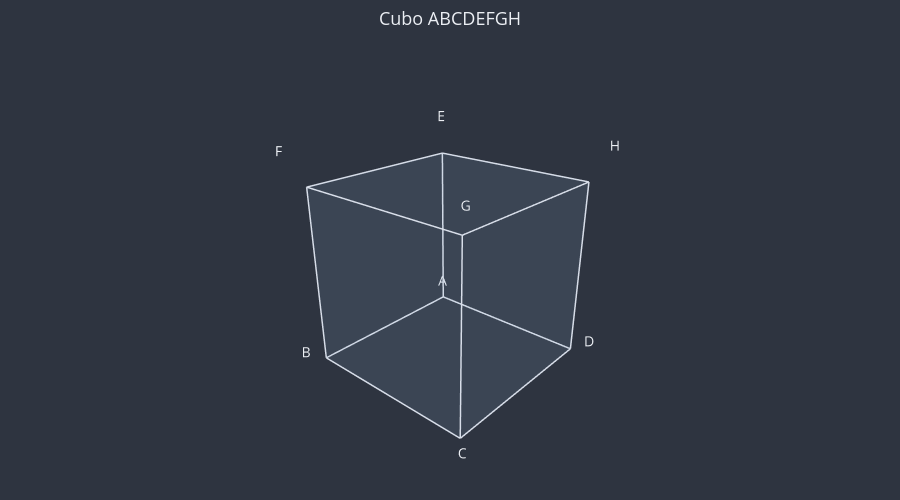

Notebook source saved alongside this figure:
### Markdown cell above
Use o cubo abaixo para o Exercício 2. Gire a figura à vontade!

### Code cell
fig = u3d.criar_figura(titulo="Cubo ABCDEFGH")
fig = u3d.desenhar_cubo(fig)
u3d.mostrar(fig)

### Figure 1 — Plotly figure (JSON) as saved in the notebook; plotly's stock layout.template omitted (floating-point values rounded to 4 significant figures)
{"data": [{"color": "#81A1C1", "hoverinfo": "skip", "i": [0, 0, 4, 4, 0, 0, 1, 1, 2, 2, 3, 3], "j": [1, 2, 5, 6, 1, 5, 2, 6, 3, 7, 0, 4], "k": [2, 3, 6, 7, 5, 4, 6, 5, 7, 6, 4, 7], "lighting": {"ambient": 1, "diffuse": 0, "fresnel": 0, "specular": 0}, "opacity": 0.08, "type": "mesh3d", "x": [0.0, 2.0, 2.0, 0.0, 0.0, 2.0, 2.0, 0.0], "y": [0.0, 0.0, 2.0, 2.0, 0.0, 0.0, 2.0, 2.0], "z": [0.0, 0.0, 0.0, 0.0, 2.0, 2.0, 2.0, 2.0]}, {"hoverinfo": "skip", "line": {"color": "#D8DEE9", "dash": "solid", "width": 3}, "mode": "lines", "type": "scatter3d", "x": [0, 2], "y": [0, 0], "z": [0, 0]}, {"hoverinfo": "skip", "line": {"color": "#D8DEE9", "dash": "solid", "width": 3}, "mode": "lines", "type": "scatter3d", "x": [2, 2], "y": [0, 2], "z": [0, 0]}, {"hoverinfo": "skip", "line": {"color": "#D8DEE9", "dash": "solid", "width": 3}, "mode": "lines", "type": "scatter3d", "x": [2, 0], "y": [2, 2], "z": [0, 0]}, {"hoverinfo": "skip", "line": {"color": "#D8DEE9", "dash": "solid", "width": 3}, "mode": "lines", "type": "scatter3d", "x": [0, 0], "y": [2, 0], "z": [0, 0]}, {"hoverinfo": "skip", "line": {"color": "#D8DEE9", "dash": "solid", "width": 3}, "mode": "lines", "type": "scatter3d", "x": [0, 2], "y": [0, 0], "z": [2, 2]}, {"hoverinfo": "skip", "line": {"color": "#D8DEE9", "dash": "solid", "width": 3}, "mode": "lines", "type": "scatter3d", "x": [2, 2], "y": [0, 2], "z": [2, 2]}, {"hoverinfo": "skip", "line": {"color": "#D8DEE9", "dash": "solid", "width": 3}, "mode": "lines", "type": "scatter3d", "x": [2, 0], "y": [2, 2], "z": [2, 2]}, {"hoverinfo": "skip", "line": {"color": "#D8DEE9", "dash": "solid", "width": 3}, "mode": "lines", "type": "scatter3d", "x": [0, 0], "y": [2, 0], "z": [2, 2]}, {"hoverinfo": "skip", "line": {"color": "#D8DEE9", "dash": "solid", "width": 3}, "mode": "lines", "type": "scatter3d", "x": [0, 0], "y": [0, 0], "z": [0, 2]}, {"hoverinfo": "skip", "line": {"color": "#D8DEE9", "dash": "solid", "width": 3}, "mode": "lines", "type": "scatter3d", "x": [2, 2], "y": [0, 0], "z": [0, 2]}, {"hoverinfo": "skip", "line": {"color": "#D8DEE9", "dash": "solid", "width": 3}, "mode": "lines", "type": "scatter3d", "x": [2, 2], "y": [2, 2], "z": [0, 2]}, {"hoverinfo": "skip", "line": {"color": "#D8DEE9", "dash": "solid", "width": 3}, "mode": "lines", "type": "scatter3d", "x": [0, 0], "y": [2, 2], "z": [0, 2]}, {"hoverinfo": "skip", "mode": "text", "text": ["A"], "textfont": {"color": "#ECEFF4", "size": 14}, "type": "scatter3d", "x": [-0.1732], "y": [-0.1732], "z": [-0.1732]}, {"hoverinfo": "skip", "mode": "text", "text": ["B"], "textfont": {"color": "#ECEFF4", "size": 14}, "type": "scatter3d", "x": [2.173], "y": [-0.1732], "z": [-0.1732]}, {"hoverinfo": "skip", "mode": "text", "text": ["C"], "textfont": {"color": "#ECEFF4", "size": 14}, "type": "scatter3d", "x": [2.173], "y": [2.173], "z": [-0.1732]}, {"hoverinfo": "skip", "mode": "text", "text": ["D"], "textfont": {"color": "#ECEFF4", "size": 14}, "type": "scatter3d", "x": [-0.1732], "y": [2.173], "z": [-0.1732]}, {"hoverinfo": "skip", "mode": "text", "text": ["E"], "textfont": {"color": "#ECEFF4", "size": 14}, "type": "scatter3d", "x": [-0.1732], "y": [-0.1732], "z": [2.173]}, {"hoverinfo": "skip", "mode": "text", "text": ["F"], "textfont": {"color": "#ECEFF4", "size": 14}, "type": "scatter3d", "x": [2.173], "y": [-0.1732], "z": [2.173]}, {"hoverinfo": "skip", "mode": "text", "text": ["G"], "textfont": {"color": "#ECEFF4", "size": 14}, "type": "scatter3d", "x": [2.173], "y": [2.173], "z": [2.173]}, {"hoverinfo": "skip", "mode": "text", "text": ["H"], "textfont": {"color": "#ECEFF4", "size": 14}, "type": "scatter3d", "x": [-0.1732], "y": [2.173], "z": [2.173]}], "layout": {"font": {"color": "#ECEFF4", "size": 13}, "height": 500, "margin": {"b": 0, "l": 0, "r": 0, "t": 50}, "paper_bgcolor": "#2E3440", "plot_bgcolor": "#2E3440", "scene": {"aspectmode": "data", "bgcolor": "#2E3440", "camera": {"eye": {"x": 1.6, "y": 1.4, "z": 1}}, "xaxis": {"visible": false}, "yaxis": {"visible": false}, "zaxis": {"visible": false}}, "showlegend": false, "title": {"text": "Cubo ABCDEFGH", "x": 0.5}}}
